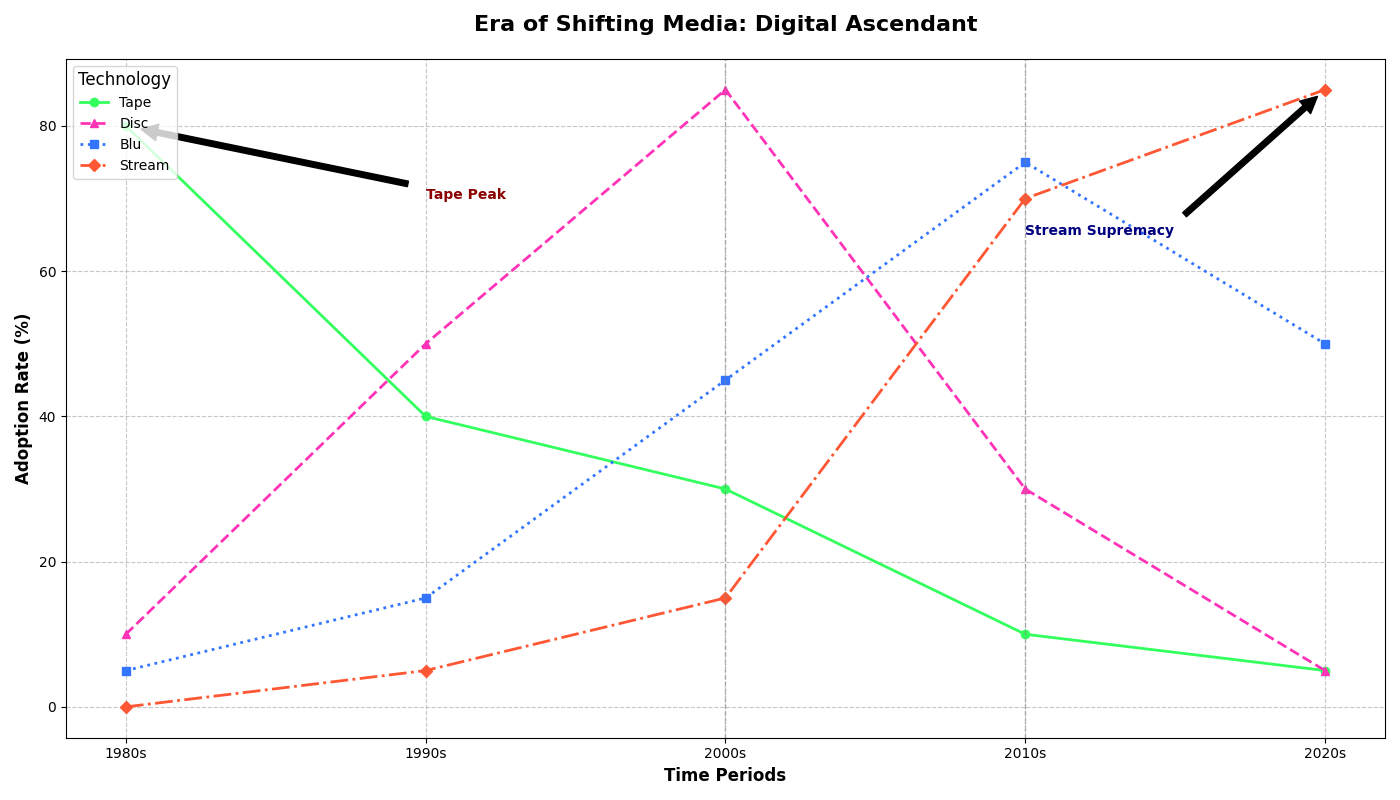

This chart was generated by the following Python code:
import matplotlib.pyplot as plt
import numpy as np

decades = np.array(['1980s', '1990s', '2000s', '2010s', '2020s'])

# Randomly altered usage values while maintaining the array structure
vhs_usage = [80, 40, 30, 10, 5]
dvd_usage = [10, 50, 85, 30, 5]
bluray_usage = [5, 15, 45, 75, 50]
digital_usage = [0, 5, 15, 70, 85]

fig, ax = plt.subplots(figsize=(14, 8))

# Swapping colors: VHS -> Blu, DVD -> Stream, Blu-ray -> Disc, Digital -> Tape
ax.plot(decades, vhs_usage, label='Tape', marker='o', linestyle='-', linewidth=2, color='#33FF5E')
ax.plot(decades, dvd_usage, label='Disc', marker='^', linestyle='--', linewidth=2, color='#FF33B8')
ax.plot(decades, bluray_usage, label='Blu', marker='s', linestyle=':', linewidth=2, color='#3375FF')
ax.plot(decades, digital_usage, label='Stream', marker='D', linestyle='-.', linewidth=2, color='#FF5733')

ax.set_title("Era of Shifting Media: Digital Ascendant", fontsize=16, fontweight='bold', pad=20)
ax.set_xlabel('Time Periods', fontsize=12, fontweight='bold')
ax.set_ylabel('Adoption Rate (%)', fontsize=12, fontweight='bold')

ax.legend(title='Technology', fontsize=10, title_fontsize='12', loc='upper left')
ax.grid(True, linestyle='--', alpha=0.7)

ax.annotate('Tape Peak', xy=('1980s', 80), xytext=('1990s', 70),
            arrowprops=dict(facecolor='black', shrink=0.05), fontsize=10, fontweight='bold', color='darkred')
ax.annotate('Stream Supremacy', xy=('2020s', 85), xytext=('2010s', 65),
            arrowprops=dict(facecolor='black', shrink=0.05), fontsize=10, fontweight='bold', color='navy')

highlight_decades = ['2000s', '2010s']
for decade in highlight_decades:
    ax.axvline(decade, color='grey', linestyle='--', linewidth=1, alpha=0.5)

plt.tight_layout()
plt.show()
